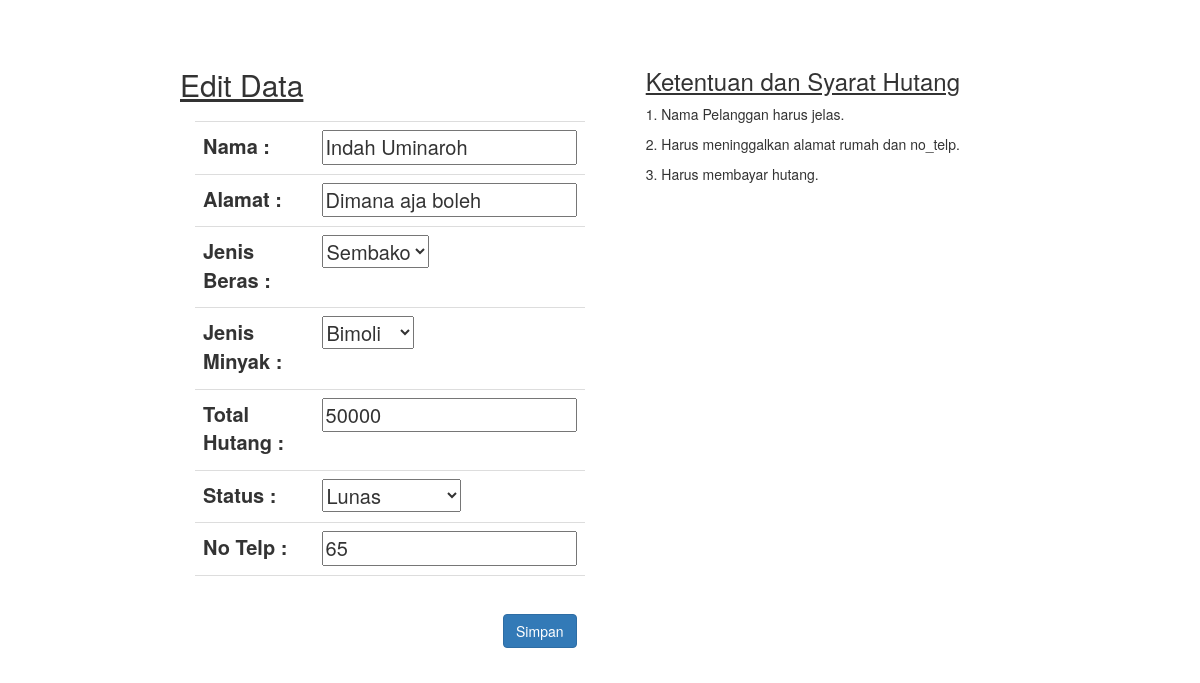
Screenshot of /edit.php?id=46 with the database file from the repository.
### tables this page shows
CREATE TABLE `orang` (
  `id_orang` int(1) NOT NULL,
  `nama` varchar(30) NOT NULL,
  `alamat` text NOT NULL,
  `tgl_hutang` timestamp NOT NULL DEFAULT CURRENT_TIMESTAMP ON UPDATE CURRENT_TIMESTAMP,
  `id_beras` int(12) NOT NULL,
  `id_minyak` int(12) NOT NULL,
  `total_harga` varchar(30) NOT NULL,
  `id_status` int(15) NOT NULL,
  `no_telp` bigint(13) NOT NULL
);

CREATE TABLE `beras` (
  `id_beras` int(1) NOT NULL,
  `jenis_beras` varchar(10) NOT NULL,
  `harga/kg` varchar(30) NOT NULL
);

CREATE TABLE `minyak` (
  `id_minyak` int(1) NOT NULL,
  `jenis_minyak` varchar(10) NOT NULL,
  `harga/liter` varchar(30) NOT NULL
);

CREATE TABLE `status` (
  `id_status` int(1) NOT NULL,
  `status` varchar(30) NOT NULL
);

### edit.php (the view, shortened to what this page needs)
<?php
include 'koneksi.php';
$id_orang = $_GET['id'];
$sql = "SELECT nama, alamat, tgl_hutang, id_beras, id_minyak, total_harga, id_status, no_telp FROM orang WHERE id_orang='$id_orang'";
$query = mysqli_query($koneksi, $sql);
$hasil = mysqli_fetch_assoc($query);
function beras($idBeras, $koneksi){
	$sql = "SELECT jenis_beras FROM beras WHERE id_beras=$idBeras";
	$query = mysqli_query($koneksi, $sql);
	$hasil = mysqli_fetch_assoc($query);
	return $hasil['jenis_beras'];
}
function minyak($idMinyak, $koneksi){
	$sql = "SELECT jenis_minyak FROM minyak WHERE id_minyak=$idMinyak";
	$query = mysqli_query($koneksi, $sql);
	$hasil = mysqli_fetch_assoc($query);
	return $hasil['jenis_minyak'];
}
function status($idStatus, $koneksi){
	$sql = "SELECT status FROM status WHERE id_status=$idStatus";
	$query = mysqli_query($koneksi, $sql);
	$hasil = mysqli_fetch_assoc($query);
	return $hasil['status'];
}
?>
<html>
<head>
<link rel="stylesheet" type="text/css" href="dist/css/bootstrap.css">
<link rel="stylesheet" type="text/css" href="dist/css/bootstrap.min.css">
<link rel="stylesheet" type="text/css" href="dist/style.css">
</head>
<body>
<section>
    <h2><u>Edit Data</u></h2>
    <div class="col-sm-2">
<form method="POST">
    <table class="table table-stripped">
        <tr>
            <td><label>Nama :</label></td>
            <td><input type="text" name="nama" value="<?php echo $hasil['nama'] ?>" required/></td>
        </tr>
        <tr>
            <td><label>Alamat :</label></td>
            <td><input type="text" name="alamat" value="<?php echo $hasil['alamat'] ?>" required/></td>
        </tr>
        <tr>
            <td><label>Jenis Beras :</label></td>
            <td><select name="id_beras" >
            	<option value="<?php echo $hasil['id_beras'] ?>">
            		<?php echo beras($hasil['id_beras'],$koneksi);?>
            	</option>
            </select></td>
        </tr>
        <tr>
            <td><label>Jenis Minyak :</label></td>
            <td><select name="id_minyak">
            	<option value="<?php echo $hasil['id_minyak'] ?>">
            		<?php echo minyak($hasil['id_minyak'],$koneksi);?>
            	</option>
            </select></td>
        </tr>
        <tr>
            <td><label>Total Hutang  :</label></td>
            <td><input name="total_harga" value="<?php echo $hasil['total_harga'] ?>" required/></td>
        </tr>
        <tr>
            <td><label>Status :</label></td>
            <td><select name="id_status">
            <option value="<?php echo $hasil['id_status'] ?>">
            	<?php echo status($hasil['id_status'],$koneksi);?>
                    <option value="1">Lunas</option>
                </select></td>
        </tr>
            <td><label>No Telp :</label></td>
            <td><input type="text" name="no_telp" value="<?php echo $hasil['no_telp'] ?>" required/></td>
        <tr>
            <td colspan="2"><input class="btn btn-primary" style="margin-left: 300px; margin-top: 30px;" type="submit" name="submit" value="Simpan"></td>
        </tr>
</table>
</form>
</div>
</section>
<aside>
    <h3><u>Ketentuan dan Syarat Hutang</u></h3>
            <p>1. Nama Pelanggan harus jelas.</p>
            <p>2. Harus meninggalkan alamat rumah dan no_telp.</p>
            <p>3. Harus membayar hutang.</p>
</aside>
</body>
</html>

### rows the page displays
orang: nama "Indah Uminaroh", alamat "Dimana aja boleh", id_beras "Sembako", id_minyak "Bimoli", total_harga "50000", id_status "Lunas", no_telp "65"
